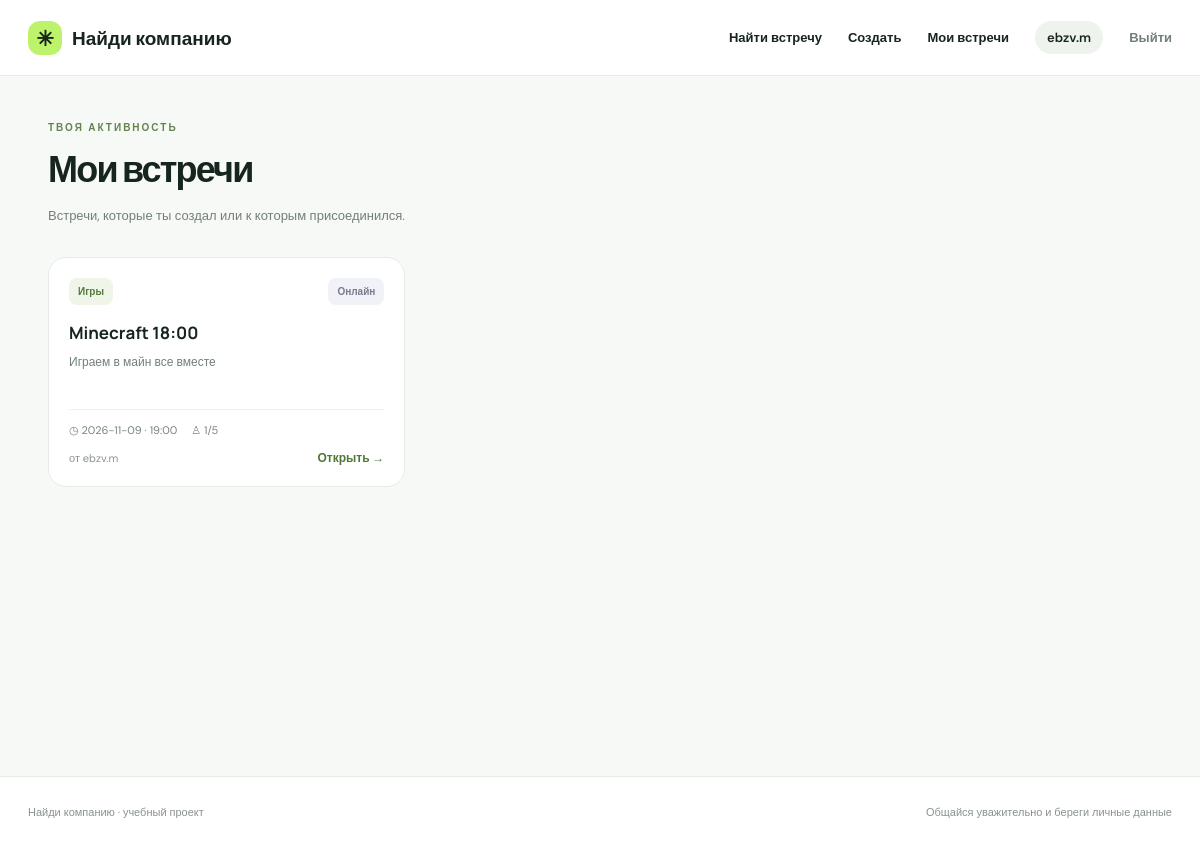
Screenshot of /profile (signed in) with the database file from the repository.
### tables this page shows
CREATE TABLE users (
            id INTEGER PRIMARY KEY AUTOINCREMENT,
            username TEXT NOT NULL UNIQUE,
            password_hash TEXT NOT NULL,
            created_at TEXT NOT NULL
        );

CREATE TABLE activities (
            id INTEGER PRIMARY KEY AUTOINCREMENT,
            title TEXT NOT NULL,
            category TEXT NOT NULL,
            description TEXT NOT NULL,
            starts_at TEXT NOT NULL,
            format TEXT NOT NULL CHECK(format IN ('Онлайн', 'Очно')),
            place TEXT DEFAULT '',
            capacity INTEGER NOT NULL CHECK(capacity BETWEEN 2 AND 30),
            creator_id INTEGER NOT NULL REFERENCES users(id) ON DELETE CASCADE,
            created_at TEXT NOT NULL,
            is_closed INTEGER NOT NULL DEFAULT 0
        );

### app.py (the view)
@app.route("/profile")
@login_required
def profile():
    with db() as con:
        rows = con.execute("""SELECT a.*,u.username AS creator_name FROM participants p
            JOIN activities a ON a.id=p.activity_id JOIN users u ON u.id=a.creator_id
            WHERE p.user_id=? ORDER BY a.starts_at DESC""", (session["user_id"],)).fetchall()
        activities = [activity_with_counts(r, con) for r in rows]
    return render_template("profile.html", activities=activities)

### app.py (called while the page is built)
def db():
    conn = sqlite3.connect(DB_PATH)
    conn.row_factory = sqlite3.Row
    conn.execute("PRAGMA foreign_keys = ON")
    return conn

def login_required(fn):
    @wraps(fn)
    def wrapper(*args, **kwargs):
        if "user_id" not in session:
            flash("Сначала войдите в аккаунт или зарегистрируйтесь.", "info")
            return redirect(url_for("login"))
        return fn(*args, **kwargs)
    return wrapper

def activity_with_counts(row, con):
    item = dict(row)
    item["participant_count"] = con.execute(
        "SELECT COUNT(*) FROM participants WHERE activity_id=?", (item["id"],)
    ).fetchone()[0]
    item["is_full"] = item["participant_count"] >= item["capacity"]
    item["is_joined"] = bool(session.get("user_id") and con.execute(
        "SELECT 1 FROM participants WHERE activity_id=? AND user_id=?",
        (item["id"], session["user_id"])
    ).fetchone())
    return item

@app.context_processor
def inject_globals():
    return {"current_user": session.get("username"), "categories": CATEGORIES}

### templates/profile.html (shortened to what this page needs)
{% extends "base.html" %}
{% block content %}
<div class="section-heading profile-heading"><div><div class="eyebrow">ТВОЯ АКТИВНОСТЬ</div><h1>Мои встречи</h1><p class="muted">Встречи, которые ты создал или к которым присоединился.</p></div></div>
{% if activities %}
<div class="card-grid">
{% for a in activities %}
<article class="activity-card">
  <div class="card-top"><span class="category-tag">{{ a.category }}</span><span class="format-tag">{{ a.format }}</span></div>
  <h3><a href="{{ url_for('detail', activity_id=a.id) }}">{{ a.title }}</a></h3>
  <p class="description">{{ a.description }}</p>
  <div class="meta"><span>◷ {{ a.starts_at|replace('T',' · ') }}</span><span>♙ {{ a.participant_count }}/{{ a.capacity }}</span></div>
  <div class="card-bottom"><span class="creator">от {{ a.creator_name }}</span><a class="text-link" href="{{ url_for('detail', activity_id=a.id) }}">Открыть →</a></div>
</article>
{% endfor %}
</div>
{% else %}
<div class="empty-state"><div class="empty-icon">✳</div><h3>Здесь пока пусто</h3><p>Создай встречу или присоединись к понравившейся.</p><a class="button primary" href="{{ url_for('index') }}">Посмотреть встречи</a></div>
{% endif %}
{% endblock %}

### templates/base.html (shortened to what this page needs)
<!doctype html>
<html lang="ru">
<head>
  <link rel="stylesheet" href="{{ url_for('static', filename='style.css') }}">
</head>
<body>
<header class="topbar">
  <a class="brand" href="{{ url_for('index') }}"><span class="brand-mark">✳</span> Найди компанию</a>
  <nav>
    <a href="{{ url_for('index') }}">Найти встречу</a>
    {% if current_user %}
      <a href="{{ url_for('create') }}">Создать</a>
      <a href="{{ url_for('profile') }}">Мои встречи</a>
      <span class="user-chip">{{ current_user }}</span>
      <a class="nav-quiet" href="{{ url_for('logout') }}">Выйти</a>
    {% else %}
      <a href="{{ url_for('login') }}">Войти</a>
      <a class="nav-cta" href="{{ url_for('register') }}">Регистрация</a>
    {% endif %}
  </nav>
</header>
<main class="container">
  {% block content %}{% endblock %}
</main>
<footer class="footer">
  <span>Найди компанию · учебный проект</span>
  <span>Общайся уважительно и береги личные данные</span>
</footer>
</body>
</html>

### static/style.css (style rules this page uses)
:root { --ink:#17251f;--muted:#718078;--green:#bdf36b;--green-dark:#244b37;--line:#e6ece7;--paper:#f7f9f6;--white:#fff;--lav:#e8e8ff }
* { box-sizing:border-box }
body { margin:0;background:var(--paper);color:var(--ink);font-family:'DM Sans',sans-serif;font-size:15px }
a { color:inherit;text-decoration:none }
.topbar { height:76px;padding:0 max(calc((100vw - 1160px)/2),28px);display:flex;align-items:center;justify-content:space-between;background:#fff;border-bottom:1px solid var(--line) }
.brand { font:800 19px Manrope,sans-serif;display:flex;align-items:center;gap:10px }
.brand-mark { display:grid;place-items:center;background:var(--green);width:34px;height:34px;border-radius:12px;font-size:21px }
.topbar nav { display:flex;align-items:center;gap:26px;font-size:13px;font-weight:600 }
.nav-quiet { color:var(--muted) }
.user-chip { background:#eef3ed;padding:8px 12px;border-radius:20px }
.container { max-width:1160px;margin:0 auto;padding:0 28px 70px;min-height:calc(100vh - 145px) }
.eyebrow { font-size:10px;letter-spacing:2px;font-weight:700;color:#64834f;margin-bottom:15px }
.hero h1,.auth-panel h1,.form-page h1,.detail-card h1,.profile-heading h1 { font:800 clamp(32px,4vw,48px)/1.12 Manrope,sans-serif;letter-spacing:-1.8px;margin:0 0 18px }
.section-heading { display:flex;align-items:end;justify-content:space-between;margin-bottom:20px }
.muted { color:var(--muted) }
.card-grid { display:grid;grid-template-columns:repeat(3,1fr);gap:16px }
.activity-card { background:white;border:1px solid var(--line);border-radius:18px;padding:20px;min-height:230px;display:flex;flex-direction:column;transition:.2s }
.card-top { display:flex;justify-content:space-between;align-items:center;gap:8px }
.category-tag,.format-tag { font-size:10px;font-weight:700;padding:7px 9px;border-radius:8px;background:#eff6e9;color:#547a3c }
.format-tag { background:#f1f2f7;color:#777a91 }
.activity-card h3 { font:700 17px Manrope,sans-serif;margin:17px 0 8px;line-height:1.35 }
.description { font-size:12px;color:var(--muted);line-height:1.6;margin:0 0 16px;display:-webkit-box;-webkit-line-clamp:3;-webkit-box-orient:vertical;overflow:hidden }
.meta { display:flex;gap:14px;flex-wrap:wrap;color:#78847c;font-size:11px;margin-top:auto;padding:13px 0;border-top:1px solid #f0f2ef }
.card-bottom { display:flex;justify-content:space-between;align-items:center;font-size:11px }
.creator { color:#8b968f }
.text-link { color:#4f7835;font-weight:700;border:0;background:none;cursor:pointer;font-size:12px }
.footer { min-height:70px;border-top:1px solid var(--line);background:#fff;display:flex;align-items:center;justify-content:space-between;padding:0 max(calc((100vw - 1160px)/2),28px);font-size:11px;color:#89938c }
.profile-heading { margin-top:45px }
.profile-heading h1 { font-size:36px }
.profile-heading p { font-size:13px }

### rows the page displays
users: username "ebzv.m"
activities: category "Игры", format "Онлайн", title "Minecraft 18:00", description "Играем в майн все вместе", starts_at "2026-11-09 · 19:00", participant_count "1", capacity "5", creator_name "ebzv.m"
